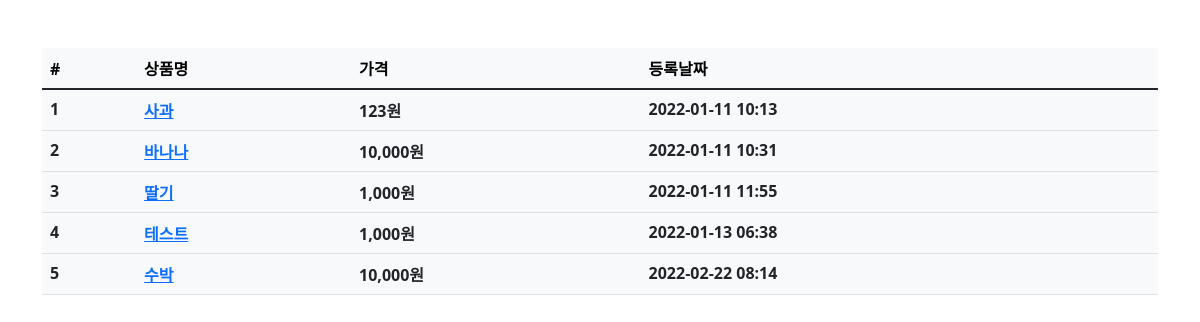
/product/, run on an earlier commit of the app's database.
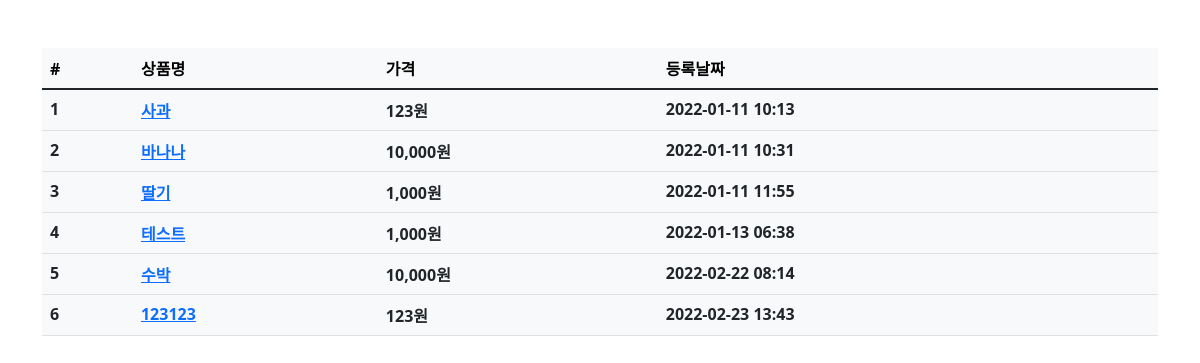
And on a later commit of the database.
### product/models.py (models this page shows, shortened)
class Product(models.Model):
    name = models.CharField(max_length=256, verbose_name='상품명')
    price = models.IntegerField(verbose_name='상품가격')
    description = models.TextField(verbose_name='상품설명')
    stock = models.IntegerField(verbose_name='재고')
    register_date = models.DateTimeField(auto_now_add=True, verbose_name='등록날짜')
    class Meta:
        db_table = 'product'
        verbose_name = '상품'
        verbose_name_plural = '상품'

### product/views.py (the view)
# urls.py: path('product/', ProductList.as_view()),
class ProductList(ListView):
    model = Product
    template_name = 'product.html'
    context_object_name = 'product_list'

### product/templates/product.html
{% extends "base.html" %}
{% load humanize %}
{% block contents %}
<div class="row mt-5">
    <div class="col-12">
        <table class="table table-light">
            <thead class="thead-light">
                <tr>
                    <th scope="col">#</th>
                    <th scope="col">상품명</th>
                    <th scope="col">가격</th>
                    <th scope="col">등록날짜</th>
                </tr>
            </thead>
            <tbody class="text-dark">
                {% for product in product_list %}
                <tr>
                    <th>{{ product.id }}</th>
                    <th><a href="/product/{{ product.id }}">{{ product.name }}</a></th>
                    <th>{{ product.price|intcomma }}원</th>
                    <th>{{ product.register_date|date:'Y-m-d H:i' }}</th>
                </tr>
                {% endfor %}
            </tbody>
        </table>
    </div>
</div>
{% endblock %}

### fcuser/templates/base.html (shortened to what this page needs)
<html>
    <head>
        <link href="https://cdn.jsdelivr.net/npm/bootstrap@5.1.3/dist/css/bootstrap.min.css" rel="stylesheet">
    </head>
    <body>
        <div class="container">
            {% block contents %}
            {% endblock %}
        </div>
    </body>
</html>

What changed in the data, as far as the page shows it:
added Product: id "6", name "123123", price "123", register_date "2022-02-23 13:43"
